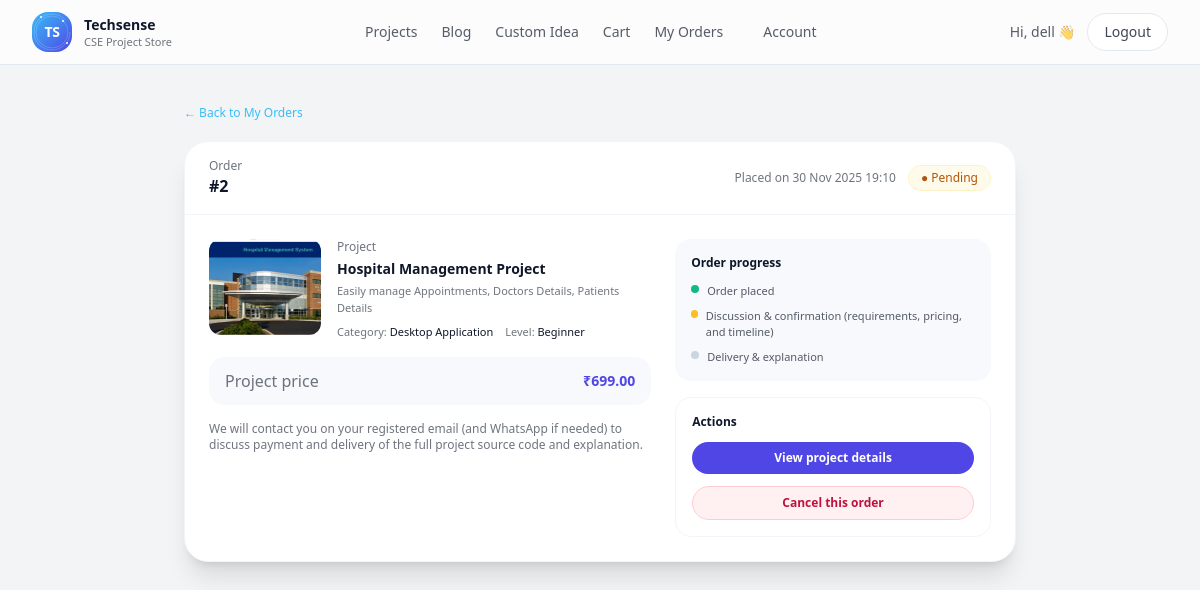
Page /orders/2/ (signed in) on the committed database.
### store/models.py (models this page shows, shortened)
class Order(models.Model):
    STATUS_CHOICES = [
        ('pending', 'Pending'),
        ('contacted', 'Contacted'),
        ('completed', 'Completed'),
        ('cancelled', 'Cancelled'),
    ]
    user = models.ForeignKey(
        settings.AUTH_USER_MODEL,
        on_delete=models.CASCADE,
        related_name='orders'
    )
    project = models.ForeignKey(
        Project,
        on_delete=models.CASCADE,
        related_name='orders'
    )
    created_at = models.DateTimeField(auto_now_add=True)
    status = models.CharField(
        max_length=20,
        choices=STATUS_CHOICES,
        default='pending'
    )
    notes = models.TextField(blank=True)

class Project(models.Model):
    CATEGORY_CHOICES = [
        ('web', 'Web Development'),
        ('ml', 'Machine Learning / AI'),
        ('desktop', 'Desktop Application'),
        ('mobile', 'Mobile App'),
        ('iot', 'IoT / Hardware'),
        ('other', 'Other'),
    ]
    LEVEL_CHOICES = [
        ('beginner', 'Beginner'),
        ('intermediate', 'Intermediate'),
        ('advanced', 'Advanced'),
    ]
    title = models.CharField(max_length=200)
    slug = models.SlugField(unique=True)
    short_description = models.CharField(max_length=300)
    description = models.TextField()
    tech_stack = models.CharField(max_length=200)
    category = models.CharField(max_length=20, choices=CATEGORY_CHOICES, default='web')
    level = models.CharField(max_length=20, choices=LEVEL_CHOICES, default='beginner')
    duration_weeks = models.PositiveIntegerField(default=4, help_text="Approx. time to complete (in weeks)")
    price = models.DecimalField(max_digits=8, decimal_places=2)
    thumbnail = models.ImageField(upload_to='thumbnails/', blank=True, null=True)
    project_file = models.FileField(upload_to='projects/', blank=True, null=True)
    created_at = models.DateTimeField(auto_now_add=True)
    is_active = models.BooleanField(default=True)
    is_featured = models.BooleanField(default=True)

### store/views.py (the view, shortened to what this page needs)
# urls.py: path('orders/<int:order_id>/', views.order_detail, name='order_detail'),
@login_required
def order_detail(request, order_id):
    order = get_object_or_404(Order, id=order_id, user=request.user)
    review = getattr(order, "review", None)
    context = {
        "order": order,
        "review": review,
    }
    return render(request, "store/order_detail.html", context)

### store/templates/store/order_detail.html (shortened to what this page needs)
{% extends "base.html" %}
{% block content %}
<div class="min-h-screen bg-[#F3F4F6]">
  <div class="max-w-4xl mx-auto px-4 sm:px-6 lg:px-8 py-10">
    <a href="{% url 'store:my_orders' %}"
       class="inline-flex items-center text-xs text-[#38BDF8] hover:text-[#0EA5E9] mb-5">
      ← Back to My Orders
    </a>
    <div class="bg-white rounded-3xl shadow-xl border border-slate-100 overflow-hidden">
      <div class="px-6 py-4 border-b border-slate-100 flex flex-wrap items-center justify-between gap-3">
        <div>
          <p class="text-xs text-[#0F172A]/60">Order</p>
          <p class="text-base font-semibold text-[#0F172A]">#{{ order.id }}</p>
        </div>
        <div class="flex items-center gap-3 text-xs text-[#0F172A]/60">
          <span>Placed on {{ order.created_at|date:"d M Y H:i" }}</span>
          {% if order.status == 'completed' %}
            <span class="inline-flex items-center px-3 py-1 rounded-full bg-emerald-50 text-emerald-700 font-medium border border-emerald-100">
              ● Completed
            </span>
          {% elif order.status == 'cancelled' %}
            <span class="inline-flex items-center px-3 py-1 rounded-full bg-rose-50 text-rose-700 font-medium border border-rose-100">
              ● Cancelled
            </span>
          {% else %}
            <span class="inline-flex items-center px-3 py-1 rounded-full bg-amber-50 text-amber-700 font-medium border border-amber-100">
              ● Pending
            </span>
          {% endif %}
        </div>
      </div>
      <div class="px-6 py-6 grid gap-6 md:grid-cols-[minmax(0,1.4fr)_minmax(0,1fr)] items-start">
        <div class="space-y-4">
          <div class="flex gap-4">
            <div class="w-28 h-24 rounded-xl overflow-hidden bg-gradient-to-br from-[#38BDF8]/10 to-[#4F46E5]/10 flex-shrink-0">
              {% if order.project.thumbnail %}
                <img src="{{ order.project.thumbnail.url }}"
                     alt="{{ order.project.title }}"
                     class="w-full h-full object-cover">
              {% else %}
                <div class="w-full h-full flex items-center justify-center text-[11px] text-slate-400 px-2 text-center">
                  No thumbnail uploaded
                </div>
              {% endif %}
            </div>
            <div class="flex-1 min-w-0">
              <p class="text-xs text-[#0F172A]/60 mb-1">Project</p>
              <h2 class="text-sm font-semibold text-[#0F172A] truncate">
                {{ order.project.title }}
              </h2>
              <p class="text-[11px] text-[#0F172A]/60 line-clamp-2 mt-1">
                {{ order.project.short_description|default:order.project.description|truncatewords:20 }}
              </p>
              <div class="mt-2 flex flex-wrap gap-3 text-[11px] text-[#0F172A]/60">
                <span>Category:
                  <span class="font-medium text-[#0F172A]">
                    {{ order.project.get_category_display|default:order.project.category|capfirst }}
                  </span>
                </span>
                <span>Level:
                  <span class="font-medium text-[#0F172A]">
                    {{ order.project.get_level_display|default:order.project.level|capfirst }}
                  </span>
                </span>
              </div>
            </div>
          </div>
          <div class="bg-[#F7F9FC] rounded-2xl px-4 py-3 flex items-center justify-between">
            <div class="text-xs text-[#0F172A]/60">
              <p>Project price</p>
            </div>
            <div class="text-right">
              <p class="text-sm font-semibold text-[#4F46E5]">₹{{ order.project.price }}</p>
            </div>
          </div>
          <p class="text-xs text-[#0F172A]/60">
            We will contact you on your registered email (and WhatsApp if needed) to discuss
            payment and delivery of the full project source code and explanation.
          </p>
        </div>
        <div class="space-y-4">
          <div class="bg-[#F7F9FC] rounded-2xl p-4">
            <p class="text-xs font-semibold text-[#0F172A] mb-3">Order progress</p>
            <ol class="space-y-2 text-[11px] text-[#0F172A]/70">
              <li class="flex items-start gap-2">
                <span class="mt-0.5 w-2 h-2 rounded-full {% if order.status in 'pending,completed,cancelled' %}bg-emerald-500{% else %}bg-slate-300{% endif %}"></span>
                <span>Order placed</span>
              </li>
              <li class="flex items-start gap-2">
                <span class="mt-0.5 w-2 h-2 rounded-full {% if order.status == 'pending' %}bg-amber-400{% elif order.status == 'completed' %}bg-emerald-500{% else %}bg-slate-300{% endif %}"></span>
                <span>Discussion &amp; confirmation (requirements, pricing, and timeline)</span>
              </li>
              <li class="flex items-start gap-2">
                <span class="mt-0.5 w-2 h-2 rounded-full {% if order.status == 'completed' %}bg-emerald-500{% elif order.status == 'cancelled' %}bg-rose-500{% else %}bg-slate-300{% endif %}"></span>
                <span>
                  Delivery &amp; explanation
                </span>
              </li>
            </ol>
          </div>
          <div class="bg-white rounded-2xl border border-slate-100 p-4 space-y-3">
            <p class="text-xs font-semibold text-[#0F172A] mb-1">Actions</p>
            <div class="flex flex-wrap gap-2">
              <a href="{% url 'store:project_detail' order.project.slug %}"
                 class="flex-1 inline-flex items-center justify-center px-4 py-2 rounded-full bg-[#4F46E5] text-white text-xs font-semibold hover:bg-[#4338CA]">
                View project details
              </a>
            </div>
            {% if order.status == 'pending' %}
              <form method="post" class="mt-1">
                <button type="submit" name="cancel_order" value="1"
                        class="w-full inline-flex items-center justify-center px-4 py-2 rounded-full border border-rose-200 bg-rose-50 text-rose-700 text-xs font-semibold hover:bg-rose-100">
                  Cancel this order
                </button>
              </form>
            {% endif %}
          </div>
        </div>
      </div>
    </div>
  </div>
</div>
{% endblock %}

### store/templates/base.html (shortened to what this page needs)
{% load static %}
<head>
  <script src="https://cdn.tailwindcss.com"></script>
  <link rel="stylesheet" href="{% static 'css/style.css' %}">
</head>
<body class="bg-[#F3F4F6] text-slate-900">
  <header class="border-b border-slate-200 bg-white/70 backdrop-blur-xl">
    <nav class="max-w-7xl mx-auto px-4 sm:px-6 lg:px-8 py-3 flex items-center justify-between gap-3">
      <a href="{% url 'store:home' %}" class="flex items-center gap-3 group">
        <div class="relative w-10 h-10 rounded-2xl overflow-hidden flex items-center justify-center bg-gradient-to-br from-[#38BDF8] to-[#4F46E5] group-hover:from-[#4F46E5] group-hover:to-[#38BDF8] transition-all duration-500">
          <div class="relative flex items-center justify-center w-full h-full">
            <span class="text-white font-bold text-sm tracking-tight relative z-10 animate-pulse group-hover:animate-none group-hover:scale-110 transition-transform duration-300">
              TS
            </span>
            <div class="absolute inset-0">
              <div class="absolute top-1 left-2 w-0.5 h-0.5 bg-white rounded-full animate-bounce" style="animation-delay: 0s"></div>
              <div class="absolute bottom-2 right-1 w-0.5 h-0.5 bg-white rounded-full animate-bounce" style="animation-delay: 0.2s"></div>
              <div class="absolute top-2 right-2 w-0.5 h-0.5 bg-white rounded-full animate-bounce" style="animation-delay: 0.4s"></div>
            </div>
          </div>
          <div class="absolute inset-0 rounded-2xl border-2 border-white/0 group-hover:border-white/20 transition-all duration-300"></div>
        </div>
        <div class="leading-tight">
          <span class="block text-sm font-semibold text-[#0F172A] group-hover:text-[#4F46E5] transition-colors duration-300">
            Techsense
          </span>
          <span class="block text-[11px] text-[#0F172A]/60 group-hover:text-[#4F46E5]/70 transition-colors duration-300">
            CSE Project Store
          </span>
        </div>
      </a>
      <div class="hidden md:flex items-center gap-6 text-sm font-medium text-[#0F172A]/70">
        <a href="{% url 'store:project_list' %}" class="hover:text-[#4F46E5] transition-colors">
          Projects
        </a>
        <a href="{% url 'store:blog_list' %}" class="hover:text-[#4F46E5] transition-colors">
          Blog
        </a>
        <a href="{% url 'store:contact' %}" class="hover:text-[#4F46E5] transition-colors">
          Custom Idea
        </a>
        <a href="{% url 'store:view_cart' %}" class="hover:text-[#4F46E5] transition-colors">
          Cart
        </a>
        {% if request.user.is_authenticated %}
        <a href="{% url 'store:my_orders' %}" class="hover:text-[#4F46E5] transition-colors">
          My Orders
        </a>
        {% endif %}
        {% if request.user.is_authenticated %}
        <a href="{% url 'store:account_dashboard' %}" class="hover:text-[#4F46E5] transition-colors ml-4">
          Account
        </a>
        {% endif %}
      </div>
      <div class="hidden md:flex items-center gap-3 text-sm">
        {% if request.user.is_authenticated %}
          <span class="text-[#0F172A]/70">
            Hi, {{ request.user.username|default:"Student" }} 👋
          </span>
          <a href="{% url 'store:logout' %}"
             class="px-4 py-2 rounded-full border border-slate-200 bg-white text-[#0F172A]/80 hover:bg-slate-50">
            Logout
          </a>
        {% endif %}
      </div>
    </nav>
  </header>
  <main>
    {% block content %}{% endblock %}
  </main>
</body>
</html>

### store/static/css/style.css (style rules this page uses)
body { margin: 0; background: var(--background); color: var(--foreground); }
h2 { font-size: var(--text-xl); font-weight: var(--font-weight-medium); line-height: 1.5; }
h4, p, label, button, input { font-size: var(--text-base); font-weight: var(--font-weight-normal); line-height: 1.5; }
*[class*="border-"] { border-color: var(--border); }
* { transition: background-color 0.3s ease, border-color 0.3s ease, color 0.3s ease; }

### rows in the picture
Order: id "2", created_at "30 Nov 2025 19:10", project.thumbnail (picture), project "Hospital Management Project", project.short_description "Easily manage Appointments, Doctors Details, Patients Details", project.category "Desktop Application", project.level "Beginner", project.price "699.00"

### other values in the picture
{{ request.user.username|default:"Student" }} "dell"
